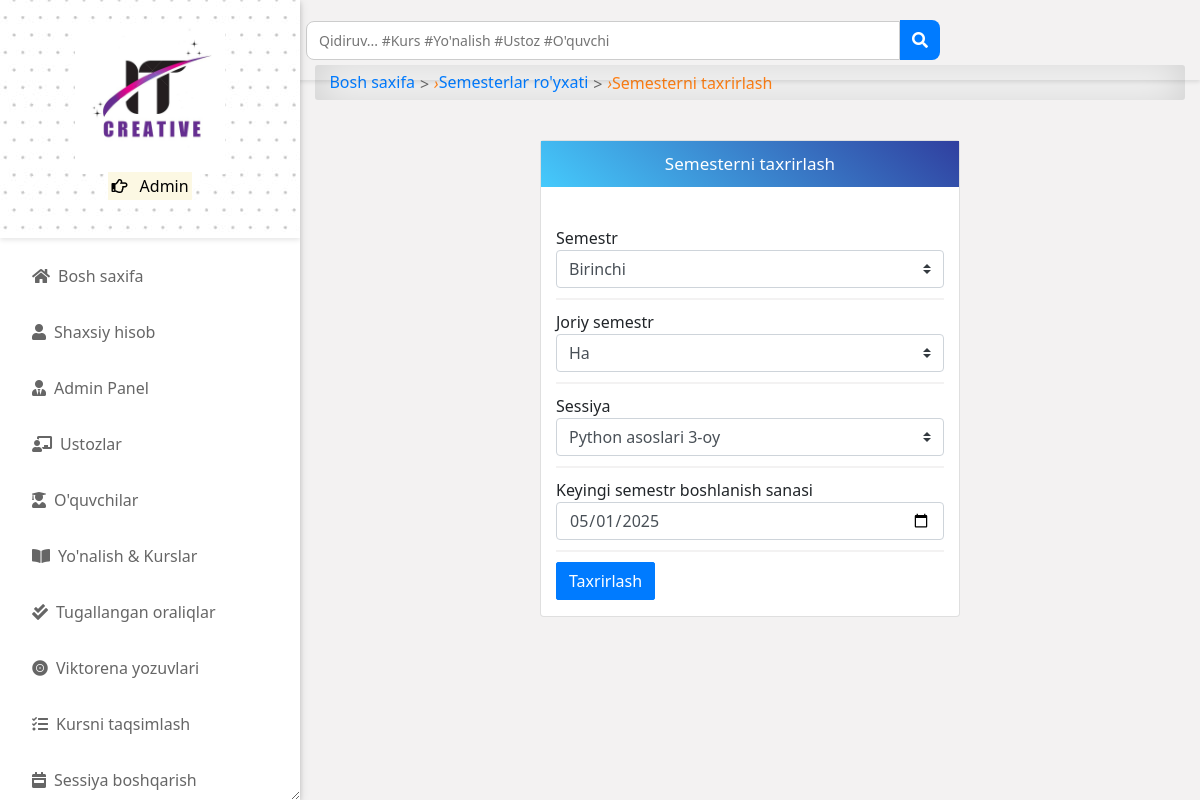
Page /semester/2/edit/ (signed in) on the committed database.
### accounts/models.py (models this page shows, shortened)
class User(AbstractUser):
    is_student = models.BooleanField(default=False)
    is_lecturer = models.BooleanField(default=False)
    is_parent = models.BooleanField(default=False)
    is_dep_head = models.BooleanField(default=False)
    phone = models.CharField(max_length=60, blank=True, null=True)
    address = models.CharField(max_length=60, blank=True, null=True)
    picture = models.ImageField(upload_to='profile_pictures/%y/%m/%d/', default='default.png', null=True)
    email = models.EmailField(blank=True, null=True)
    username_validator = ASCIIUsernameValidator()
    objects = UserManager()
    @property
    def get_user_role(self):
        if self.is_superuser:
            return "Admin"
        elif self.is_student:
            return "Talaba"  # Tarjima qilindi
        elif self.is_lecturer:
            return "O'qituvchi"  # Tarjima qilindi
        elif self.is_parent:
            return "Ota-Ona"  # Tarjima qilindi

### app/models.py (models this page shows, shortened)
class Semester(models.Model):
    semester = models.CharField(max_length=10, choices=SEMESTER, blank=True)
    is_current_semester = models.BooleanField(default=False, blank=True, null=True)
    session = models.ForeignKey(Session, on_delete=models.CASCADE, blank=True, null=True)
    next_semester_begins = models.DateField(null=True, blank=True)

class Session(models.Model):
    session = models.CharField(max_length=200, unique=True)
    is_current_session = models.BooleanField(default=False, blank=True, null=True)
    next_session_begins = models.DateField(blank=True, null=True)
    def __str__(self):
        return self.session

### app/views.py (the view)
# urls.py: path('semester/<int:pk>/edit/', semester_update_view, name="edit_semester"),
@login_required
@lecturer_required
def semester_update_view(request, pk):
    semester = Semester.objects.get(pk=pk)
    if request.method == 'POST':
        if request.POST.get('is_current_semester') == 'True':  # 'True' string qaytaradi agar foydalanuvchi "Ha" ni tanlagan bo'lsa
            unset_semester = Semester.objects.get(is_current_semester=True)
            unset_semester.is_current_semester = False
            unset_semester.save()
            unset_session = Session.objects.get(is_current_session=True)
            unset_session.is_current_session = False
            unset_session.save()
            new_session = request.POST.get('session')
            form = SemesterForm(request.POST, instance=semester)
            if form.is_valid():
                set_session = Session.objects.get(pk=new_session)
                set_session.is_current_session = True
                set_session.save()
                form.save()
                messages.success(request, 'Semestr muvaffaqiyatli yangilandi!')
                return redirect('semester_list')
        else:
            form = SemesterForm(request.POST, instance=semester)
            if form.is_valid():
                form.save()
                return redirect('semester_list')
    else:
        form = SemesterForm(instance=semester)
    return render(request, 'app/semester_update.html', {'form': form})

### templates/app/semester_update.html (shortened to what this page needs)
{% extends 'base.html' %}
{% load crispy_forms_tags %}
{% load static %}
{% block content %}
<div id="input-nav"><a href="{% url 'home' %}" class="primary1">Bosh saxifa</a> <i>&rsaquo;</i>
    <a href="{% url 'semester_list' %}" class="primary1">Semesterlar ro'yxati</a> <i>&rsaquo;</i> Semesterni taxrirlash</div>
<br>
<div class="row">
    <div class="col-md-6 mx-auto">
        <div class="card pb-3">
            <p class="form-title">Semesterni taxrirlash</p>
            <div class="container"><br>
                <form action="" method="POST">{% csrf_token %}
                    {% for f in form %}{{ f.label }}{{ f }}<hr>{% endfor %}
                    <input class="btn btn-primary" type="submit" value="Taxrirlash">
                </form>
            </div>
        </div>
    </div>
</div>
{% endblock content %}

### templates/aside.html (shortened to what this page needs)
{% load static %}
<head>
</head>
<div id="side-nav">
	<div class="main-menu">
		<div class="top-side text-center py-4" style="background-image: url({% static 'img/dotted.jpg' %});">
			<img src="{% static 'img/logo.png' %}" width="150px" alt="IT Creative">
			<p class="text-orange">
				<mark>
					<i class="far fa-hand-point-right"></i>
					{{ request.user.get_user_role }}
				</mark>
			</p>
		</div>
		{% url 'home' as hom %} {% url 'dashboard' as dash %} {% url 'profile' as prof %}
		{% url 'lecturer_list' as lec %}
		{% url 'student_list' as stu %} {% url 'course_allocation_view' as cav %}
		{% url 'programs' as pro %} {% url 'session_list' as sess %} {% url 'semester_list' as sem %}
		{% url 'quiz_progress' as qpr %} {% url 'quiz_marking' as qce %} {% url 'user_course_list' as ucl %}
		{% url 'admin_panel' as admin_p %}
		<ul>
			<li class="{% if request.path == hom %}active{% endif %}">
				<a href="{% url 'home' %}"><i class="fas fa-home"></i>Bosh saxifa</a>
			</li>
			<li class="{% if request.path == prof %}active{% endif %}">
				<a href="{% url 'profile' %}"><i class="fas fa-user"></i>Shaxsiy hisob</a>
			</li>
			{% if request.user.is_superuser %}
			<li class="{% if request.path == admin_p %}active{% endif %}">
				<a href="{% url 'admin_panel' %}"><i class="fas fa-user-tie"></i>Admin Panel</a>
			</li>
			<li class="{% if request.path == lec %}active{% endif %}">
				<a href="{% url 'lecturer_list' %}"><i class="fas fa-chalkboard-teacher"></i>Ustozlar</a>
			</li>
			<li class="{% if request.path == stu %}active{% endif %}">
				<a href="{% url 'student_list' %}"><i class="fas fa-user-graduate"></i>O'quvchilar</a>
			</li>
			{% endif %}
			<li class="{% if request.path == pro %}active{% endif %}">
				<a href="{% url 'programs' %}"><i class="fas fa-book-open"></i>Yo'nalish & Kurslar</a>
			</li>
			{% if request.user.is_superuser or request.user.is_lecturer %}
			<li class="{% if request.path == qce %}active{% endif %}">
				<a href="{% url 'quiz_marking' %}"><i class="fas fa-check-double"></i>Tugallangan oraliqlar</a>
			</li>
			{% endif %}
			{% if request.user.is_superuser %}
			<li class="{% if request.path == qpr %}active{% endif %}">
				<a href="{% url 'quiz_progress' %}"><i class="fas fa-record-vinyl"></i>Viktorena yozuvlari</a>
			</li>
			<li class="{% if request.path == cav %}active{% endif %}">
				<a href="{% url 'course_allocation_view' %}"><i class="fas fa-tasks"></i>Kursni taqsimlash</a>
			</li>
			<li class="{% if request.path == sess %}active{% endif %}">
				<a href="{% url 'session_list' %}"><i class="fas fa-calendar-week"></i>Sessiya boshqarish</a>
			</li>
			{% endif %}
			<br />
		</ul>
	</div>
</div>

### static/css/all.css (style rules this page uses)
.fa, .fas, .far, .fal, .fad, .fab { -moz-osx-font-smoothing: grayscale; -webkit-font-smoothing: antialiased; display: inline-block; font-style: normal; font-variant: normal; text-rendering: auto; line-height: 1; }
.fa-book-open:before { content: "\f518"; }
.fa-calendar-week:before { content: "\f784"; }
.fa-chalkboard-teacher:before { content: "\f51c"; }
.fa-check-double:before { content: "\f560"; }
.fa-hand-point-right:before { content: "\f0a4"; }
.fa-home:before { content: "\f015"; }
.fa-record-vinyl:before { content: "\f8d9"; }
.fa-tasks:before { content: "\f0ae"; }
.fa-user:before { content: "\f007"; }
.fa-user-graduate:before { content: "\f501"; }
.fa-user-tie:before { content: "\f508"; }
.far { font-family: 'Font Awesome 5 Free'; font-weight: 400; }
.fa, .fas { font-family: 'Font Awesome 5 Free'; font-weight: 900; }

### static/css/style.css (style rules this page uses)
*, body { font-family: "Rubik", sans-serif; }
body { background-color: #f3f2f2; }
.btn { border-radius: 2px; }
.text-orange { color: #fd7e14; }
li { list-style: none; }
hr { margin: 10px 0px; border: 0.5px solid #f3f2f2; }
#side-nav { width: 300px; position: fixed; left: 0; top: 0; bottom: 0; display: -webkit-box; display: -ms-flexbox; display: flex; -webkit-box-orient: vertical; -webkit-box-direction: normal; -ms-flex-direction: column; flex-direction: column; -webkit-box-pack: justify; -ms-flex-pack: justify; justify-content: space-between; z-index: 100; overflow-y: auto; resize: horizontal; background-color: #fff; -webkit-box-shadow: 0 2px 5px 0 rgba(0, 0, 0, 0.16), 0 2px 10px 0 rgba(0, 0, 0, 0.12); box-shadow: 0px 2px 5px 0px rgba(0, 0, 0, 0.16), 0px 2px 10px 0px rgba(0, 0, 0, 0.12); -webkit-transition: 0.3s; transition: 0.3s; }
#side-nav i { margin-right: 8px; }
#side-nav .top-side { background: #f5f5f5; -webkit-box-shadow: 0px 2px 5px 0px rgba(0, 0, 0, 0.1); box-shadow: 0px 2px 5px 0px rgba(0, 0, 0, 0.1); margin-bottom: 10px; padding: 0.5rem 2rem; }
#side-nav ul { padding: 0; }
#side-nav ul li { list-style: none; }
#side-nav ul li a { display: -webkit-box; display: -ms-flexbox; display: flex; -webkit-box-align: center; -ms-flex-align: center; align-items: center; padding: 1rem 2rem; color: #666; border-radius: 0 2em 2em 0; -webkit-transition: 0.25s; transition: 0.25s; }
#input-nav { display: -webkit-box; display: -ms-flexbox; display: flex; -ms-flex-wrap: wrap; flex-wrap: wrap; -webkit-box-align: center; -ms-flex-align: center; align-items: center; padding: 0.3rem 0.9rem; margin-bottom: 1rem; color: #fd7e14; border-radius: 3px; background-color: #fff !important; -webkit-box-shadow: inset 0 0 2.5rem rgba(0, 0, 0, 0.2); box-shadow: inset 0 0 2.5rem rgba(0, 0, 0, 0.2); }
#input-nav a { color: #007bff; }
#input-nav a::after { content: ">"; color: #666; margin: 0 5px; vertical-align: middle; }
a { color: #666; text-decoration: none; }
.form-title { display: -webkit-box; display: -ms-flexbox; display: flex; -webkit-box-align: center; -ms-flex-align: center; align-items: center; -webkit-box-pack: center; -ms-flex-pack: center; justify-content: center; font-weight: 400; font-size: 17px; padding: 10px; background: linear-gradient(40deg, #45cafc, #303f9f); color: #fff; text-align: center; margin-bottom: 15px; }

### templates/base.html (style rules this page uses)
* { -webkit-user-select: none; -moz-user-select: none; -ms-user-select: none; user-select: none; }
body { -webkit-touch-callout: none; }

### templates/aside.html (style rules this page uses)
.top-side { background-size: cover; background-position: top center; }
* { -webkit-user-select: none; -moz-user-select: none; -ms-user-select: none; user-select: none; }
body { -webkit-touch-callout: none; }

### templates/navbar.html (style rules this page uses)
* { margin: 0; padding: 0; box-sizing: border-box; font-family: 'Segoe UI', Tahoma, Geneva, Verdana, sans-serif; }

### rows in the picture
User: user.get_user_role "Admin"
Semester: form "Birinchi" "Ha" "05/01/2025"
Session: form "Python asoslari 3-oy"

### other values in the picture
{{ f.label }} "Semestr" "Joriy semestr" "Sessiya" "Keyingi semestr boshlanish sanasi"
